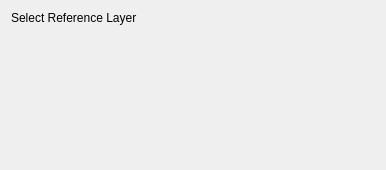
<?xml version="1.0" encoding="UTF-8"?>
<ui version="4.0">
 <class>CustomReferenceAndLayersParameterSelector</class>
 <widget class="QWidget" name="CustomReferenceAndLayersParameterSelector">
  <property name="geometry">
   <rect>
    <x>0</x>
    <y>0</y>
    <width>386</width>
    <height>170</height>
   </rect>
  </property>
  <property name="sizePolicy">
   <sizepolicy hsizetype="MinimumExpanding" vsizetype="MinimumExpanding">
    <horstretch>0</horstretch>
    <verstretch>0</verstretch>
   </sizepolicy>
  </property>
  <property name="windowTitle">
   <string>Form</string>
  </property>
  <layout class="QGridLayout" name="gridLayout">
   <item row="0" column="0">
    <widget class="QLabel" name="label">
     <property name="text">
      <string>Select Reference Layer</string>
     </property>
    </widget>
   </item>
   <item row="0" column="1">
    <widget class="DsgCustomComboBox" name="referenceComboBox" native="true">
     <property name="sizePolicy">
      <sizepolicy hsizetype="MinimumExpanding" vsizetype="Fixed">
       <horstretch>0</horstretch>
       <verstretch>0</verstretch>
      </sizepolicy>
     </property>
    </widget>
   </item>
   <item row="1" column="0" colspan="2">
    <widget class="CustomTableSelector" name="customTableSelectorWidget" native="true">
     <property name="enabled">
      <bool>false</bool>
     </property>
     <property name="sizePolicy">
      <sizepolicy hsizetype="MinimumExpanding" vsizetype="MinimumExpanding">
       <horstretch>0</horstretch>
       <verstretch>0</verstretch>
      </sizepolicy>
     </property>
    </widget>
   </item>
  </layout>
 </widget>
 <customwidgets>
  <customwidget>
   <class>DsgCustomComboBox</class>
   <extends>QWidget</extends>
   <header>DsgTools.gui.CustomWidgets.BasicInterfaceWidgets.dsgCustomComboBox.h</header>
   <container>1</container>
  </customwidget>
  <customwidget>
   <class>CustomTableSelector</class>
   <extends>QWidget</extends>
   <header>DsgTools.gui.CustomWidgets.SelectionWidgets.customTableSelector.h</header>
   <container>1</container>
  </customwidget>
 </customwidgets>
 <resources/>
 <connections/>
</ui>
